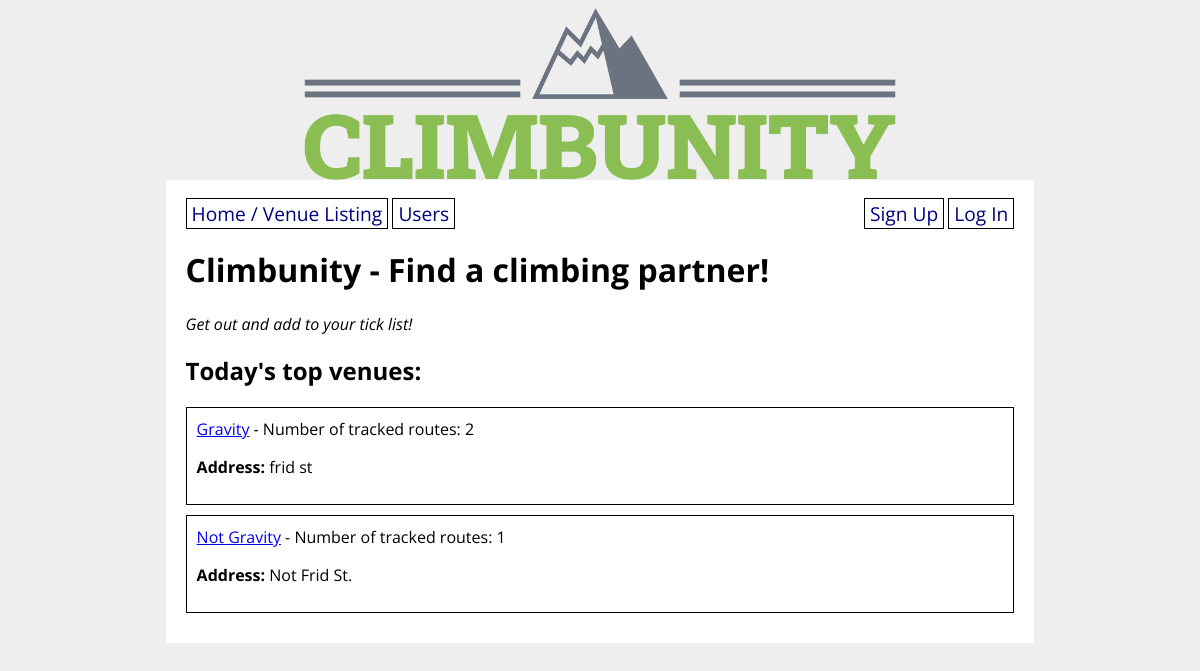
The page / on the database its author committed.
### climbunity_app/models.py (models this page shows, shortened)
class Venue(db.Model):
    id = db.Column(db.Integer, primary_key=True)
    name = db.Column(db.String(80), nullable=False)
    address = db.Column(db.String(80), nullable=False)
    open_hours = db.Column(db.String(1000))
    description = db.Column(db.String(1000))
    booked_appointments = db.relationship('Appointment', back_populates='appointment_venue') # Venue <-1 -- N-> Appointment

### climbunity_app/main/routes.py (the view)
@main.route('/')
def homepage():
    all_venues = Venue.query.all()
    routes = Route.query.all()
    return render_template('home.html', routes=routes, all_venues=all_venues)

### climbunity_app/templates/home.html (shortened to what this page needs)
{% extends 'base.html' %}
{% block content %}
<h1>Climbunity - Find a climbing partner!</h1>
<p><em>Get out and add to your tick list!</em></p>
{% if all_venues %}
    <h2>Today's top venues:</h2>
    {% for venue in all_venues %}
        <div class="venue">
            <a href="/venue/{{ venue.id }}">{{ venue.name }}</a> - Number of tracked routes: {{ routes | selectattr('venue_id', 'equalto', venue.id) | list | length }}
            <p><strong>Address:</strong> {{ venue.address }}</p>
        </div>
    {% endfor %}
{% else %}
    <p>There are no venues yet. You should {% if not current_user.is_authenticated %}sign up and {% endif %}add some!</p>
{% endif %}
{% endblock %}

### climbunity_app/static/style.css (style rules this page uses)
body { display: flex; flex-direction: column; align-items: center; background-color: #eee; font-family: 'Open Sans', sans-serif; }
.venue { border: 1px solid black; padding: 10px; margin-bottom: 10px; }

### rows shown on the page
Venue: name "Gravity", id "2", address "frid st"
Venue: name "Not Gravity", id "1", address "Not Frid St."
